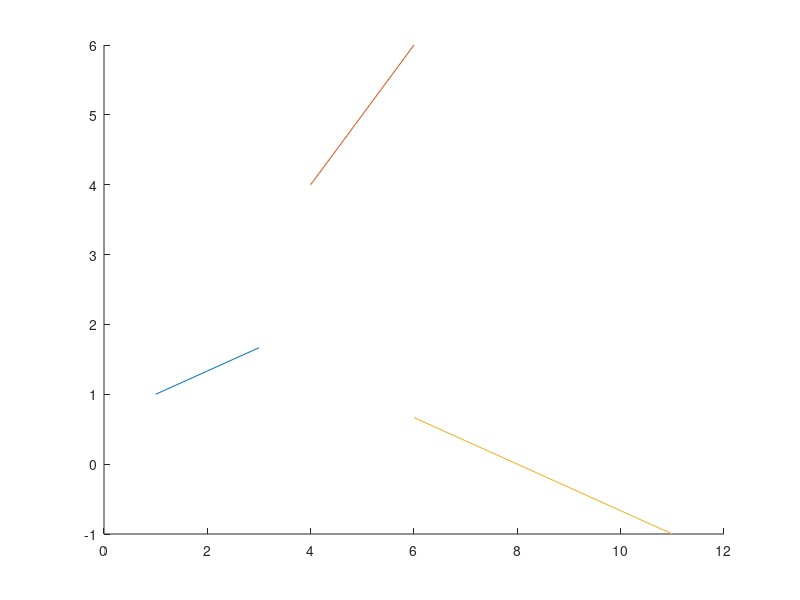

This figure's MATLAB source:
function microstep
clear all; close all;
hold on;
x1=[1:3];
y1=1/3*x1+2/3;
plot(x1,y1);

x2=[4:6];
y2=1*x2(:);
plot(x2,y2);

x3=[6:11];
y3=-1/3*x3+8/3;
plot(x3,y3);





end